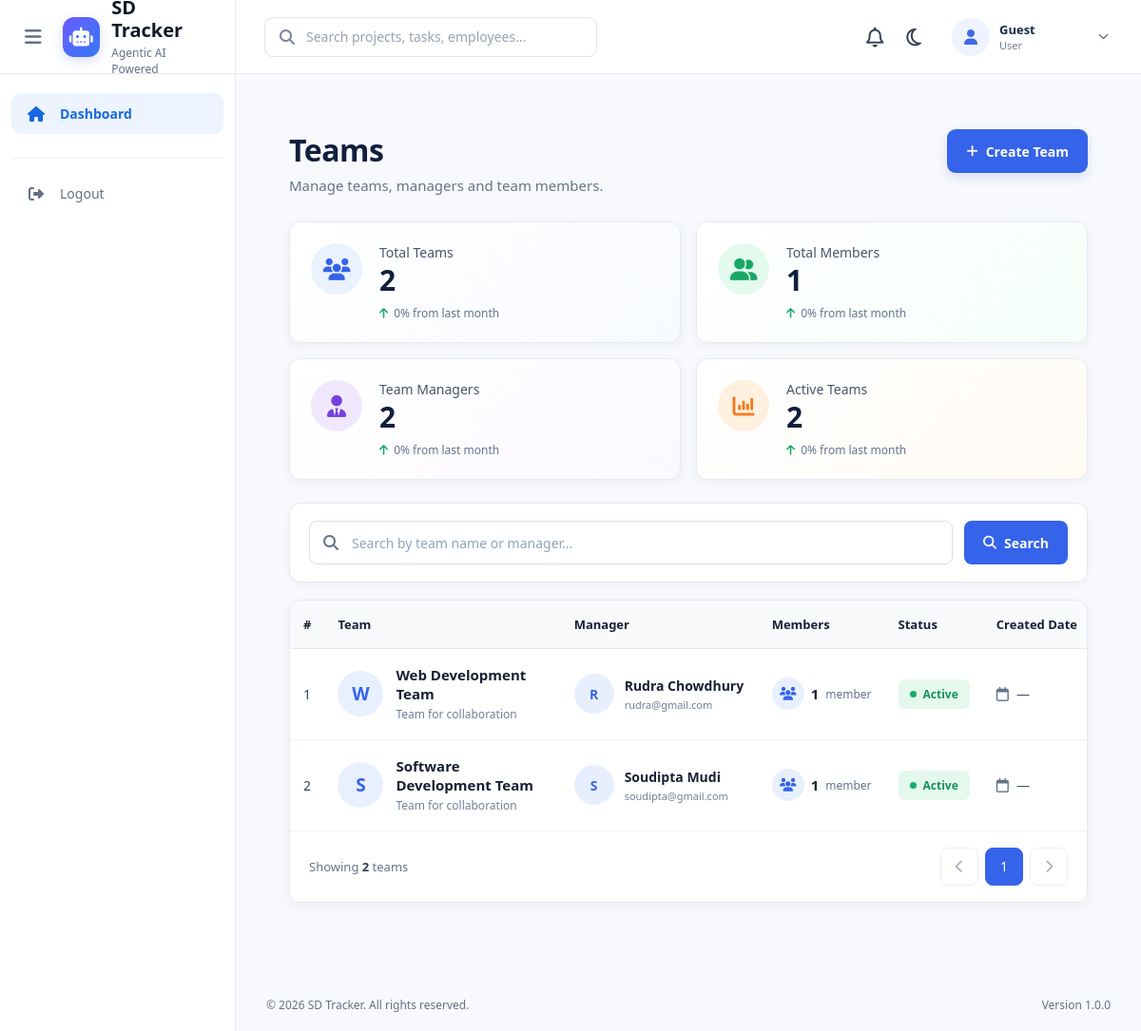
Screenshot of /employees/teams/ with the database file from the repository.
### employees/models.py (models this page shows, shortened)
class Team(models.Model):
    name = models.CharField(
        max_length=100
    )
    manager = models.ForeignKey(
        Employee,
        on_delete=models.SET_NULL,
        null=True,
        blank=True,
        related_name="managed_teams"
    )
    members = models.ManyToManyField(
        Employee,
        related_name="teams",
        blank=True
    )

class Employee(models.Model):
    STATUS_CHOICES = (
        ("active", "Active"),
        ("on_leave", "On Leave"),
        ("inactive", "Inactive"),
    )
    user = models.OneToOneField(
        User,
        on_delete=models.CASCADE,
        related_name="employee"
    )
    employee_id = models.CharField(
        max_length=20,
        unique=True
    )
    designation = models.CharField(
        max_length=100
    )
    department = models.CharField(
        max_length=100
    )
    skills = models.TextField(
        blank=True
    )
    joining_date = models.DateField()
    status = models.CharField(
        max_length=20,
        choices=STATUS_CHOICES,
        default="active"
    )

### employees/views.py (the view, shortened to what this page needs)
# urls.py: path("teams/",views.team_list,name="team_list"),
def team_list(request):
    teams = Team.objects.all()
    search = request.GET.get("search", "").strip()
    total_members = Employee.objects.filter(
        teams__in=Team.objects.all()
    ).distinct().count()
    total_managers = Team.objects.exclude(
        manager=None
    ).count()
    active_teams = Team.objects.count()
    context = {
        "teams": teams,
        "total_members": total_members,
        "total_managers": total_managers,
        "active_teams": active_teams,
        "search": search,
    }
    return render(
        request,
        "employees/teams/team_list.html",
        context
    )

### employees/templates/employees/teams/team_list.html (shortened to what this page needs)
{% extends "base.html" %}
{% load static %}
{% block extra_css %}
<link rel="stylesheet"
      href="{% static 'css/teams/team_list.css' %}">
{% endblock %}
{% block content %}
<div class="teams-page">
    <div class="page-header">
        <div>
            <h1>Teams</h1>
            <p>
                Manage teams, managers and team members.
            </p>
        </div>
        <a href="{% url 'team_create' %}"
           class="btn btn-primary create-team-btn">
            <i class="fa-solid fa-plus"></i>
            Create Team
        </a>
    </div>
    <div class="team-stats">
        <div class="team-stat-card blue">
            <div class="stat-icon">
                <i class="fa-solid fa-users"></i>
            </div>
            <div class="stat-content">
                <span>Total Teams</span>
                <strong>
                    {{ teams|length }}
                </strong>
                <small>
                    <i class="fa-solid fa-arrow-up"></i>
                    0% from last month
                </small>
            </div>
        </div>
        <div class="team-stat-card green">
            <div class="stat-icon">
                <i class="fa-solid fa-user-group"></i>
            </div>
            <div class="stat-content">
                <span>Total Members</span>
                <strong>
                    {{ total_members }}
                </strong>
                <small>
                    <i class="fa-solid fa-arrow-up"></i>
                    0% from last month
                </small>
            </div>
        </div>
        <div class="team-stat-card purple">
            <div class="stat-icon">
                <i class="fa-solid fa-user-tie"></i>
            </div>
            <div class="stat-content">
                <span>Team Managers</span>
                <strong>
                    {{ total_managers }}
                </strong>
                <small>
                    <i class="fa-solid fa-arrow-up"></i>
                    0% from last month
                </small>
            </div>
        </div>
        <div class="team-stat-card orange">
            <div class="stat-icon">
                <i class="fa-solid fa-chart-column"></i>
            </div>
            <div class="stat-content">
                <span>Active Teams</span>
                <strong>
                    {{ active_teams }}
                </strong>
                <small>
                    <i class="fa-solid fa-arrow-up"></i>
                    0% from last month
                </small>
            </div>
        </div>
    </div>
    <form method="GET" class="team-search">
        <div class="search-input">
            <input
                type="text"
                name="search"
                placeholder="Search by team name or manager..."
                value="{{ request.GET.search }}"
            >
        </div>
        <button type="submit">
            <i class="fa-solid fa-magnifying-glass"></i>
            Search
        </button>
    </form>
    <div class="team-table-card">
        <table class="team-table">
            <thead>
                <tr>
                    <th>#</th>
                    <th>Team</th>
                    <th>Manager</th>
                    <th>Members</th>
                    <th>Status</th>
                    <th>Created Date</th>
                </tr>
            </thead>
            <tbody>
                {% for team in teams %}
                <tr>
                    <td>
                        {{ forloop.counter }}
                    </td>
                    <td>
                        <div class="team-name-cell">
                            <div class="team-avatar">
                                {{ team.name|slice:":1"|upper }}
                            </div>
                            <div>
                                <strong>
                                    {{ team.name }}
                                </strong>
                                <small>
                                    Team for collaboration
                                </small>
                            </div>
                        </div>
                    </td>
                    <td>
                        {% if team.manager %}
                            <div class="manager-cell">
                                <div class="manager-avatar">
                                    {{ team.manager.user.get_full_name|slice:":1"|upper }}
                                </div>
                                <div>
                                    <strong>
                                        {{ team.manager.user.get_full_name }}
                                    </strong>
                                    <small>
                                        {{ team.manager.user.email }}
                                    </small>
                                </div>
                            </div>
                        {% else %}
                            <span class="no-manager">
                                No Manager Assigned
                            </span>
                        {% endif %}
                    </td>
                    <td>
                        <div class="member-count">
                            <i class="fa-solid fa-users"></i>
                            <strong>
                                {{ team.members.count }}
                            </strong>
                            <small>
                                member{{ team.members.count|pluralize }}
                            </small>
                        </div>
                    </td>
                    <td>
                        <span class="team-status active">
                            <span></span>
                            Active
                        </span>
                    </td>
                    <td>
                        <div class="created-date">
                            <i class="fa-regular fa-calendar"></i>
                            {% if team.created_at %}
                                {{ team.created_at|date:"M. d, Y" }}
                            {% else %}
                                —
                            {% endif %}
                        </div>
                    </td>
                </tr>
                {% endfor %}
            </tbody>
        </table>
        <div class="table-footer">
            <span>
                Showing
                <strong>{{ teams|length }}</strong>
                team{{ teams|length|pluralize }}
            </span>
            <div class="pagination">
                <button disabled>
                    <i class="fa-solid fa-chevron-left"></i>
                </button>
                <button class="active">
                    1
                </button>
                <button disabled>
                    <i class="fa-solid fa-chevron-right"></i>
                </button>
            </div>
        </div>
    </div>
</div>
{% endblock %}

### static/css/style.css (style rules this page uses)
* { margin: 0; padding: 0; box-sizing: border-box; }
html { scroll-behavior: smooth; }
:root { --bg-main: #f7f8fc; --bg-card: #ffffff; --bg-navbar: #ffffff; --bg-sidebar: #ffffff; --text-main: #172033; --text-heading: #101828; --text-muted: #667085; --border-color: #e7e9f0; --input-bg: #ffffff; --hover-bg: #f4f7fc; }
body { font-family: "Segoe UI", Arial, sans-serif; background: var(--bg-main); color: var(--text-main); min-height: 100vh; }
a { text-decoration: none; color: inherit; }
button, input { font-family: inherit; }
button { cursor: pointer; }
.stat-icon { width: 62px; height: 62px; border-radius: 15px; display: flex; align-items: center; justify-content: center; font-size: 27px; }
.page-header { display: flex; align-items: center; justify-content: space-between; margin-bottom: 25px; }
.page-header h1 { font-size: 25px; color: #101828; }
.page-header p { margin-top: 5px; font-size: 13px; color: #667085; }
.btn { border: none; border-radius: 7px; padding: 10px 17px; font-size: 13px; font-weight: 600; display: inline-flex; align-items: center; gap: 7px; }
.btn-primary { background: #2563eb; color: white; }

### rows the page displays
Team: name "W", name "Web Development Team", manager.user.get_full_name "R", manager.user.get_full_name "Rudra Chowdhury", manager.user.email "rudra@gmail.com", members.count "1"
Team: name "S", name "Software Development Team", manager.user.get_full_name "S", manager.user.get_full_name "Soudipta Mudi", manager.user.email "soudipta@gmail.com", members.count "1"

### other values shown
{{ teams|length }} "2"
{{ total_members }} "1"
{{ total_managers }} "2"
{{ active_teams }} "2"
